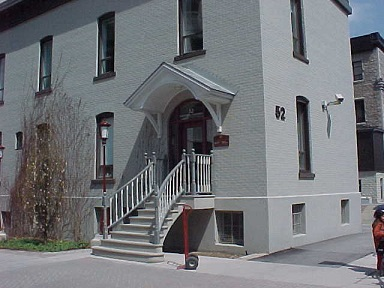
//> input picture Étape 28 - Extraction de régions distinctives à l'aide de MSER/building.jpg, 384 x 288 px
$ ./mserFeatures   (built with g++ and OpenCV 4)
//> lines starting //> are read from the running program, lines starting //| are printed output that depends on the picture; after the words box and inside, x2 and y2 are one past the last pixel; in counts of white or black regions, pixels touching at a corner belong together
#include <iostream>
#include <vector>
#include <opencv2/opencv.hpp>
#include <opencv2/core/core.hpp>
#include <opencv2/highgui/highgui.hpp>
#include <opencv2/imgproc/imgproc.hpp>
#include <opencv2/features2d.hpp>

int main()
{
    // Charger l'image en niveaux de gris
    cv::Mat image = cv::imread("building.jpg", 0); // 0 pour charger en niveaux de gris
//> image: 288 rows x 384 cols, CV_8UC1; min 0, max 255, mean 115.5
    if (image.empty())
    {
        return 0; // Vérifie si l'image a été chargée correctement
    }

    // Affiche l'image originale
    cv::imshow("Image", image);

    // Initialiser l'objet MSER (Maximally Stable Extremal Regions)
    cv::Ptr<cv::MSER> ptrMSER = cv::MSER::create(5, 200, 2000);
    // 5 : Delta pour MSER, 200 : Aire min des régions, 2000 : Aire max des régions

    // Conteneurs pour les points et rectangles détectés
    std::vector<std::vector<cv::Point>> points;
    std::vector<cv::Rect> rects;

    // Détecte les régions MSER
    ptrMSER->detectRegions(image, points, rects);
//> points = 158 contours, 4 with area under 20; largest, box (x1, y1, x2, y2) and area: (101, 203, 214, 270) 6161, (101, 203, 214, 270) 4490, (296, 95, 317, 181) 4123, (296, 95, 315, 180) 3361, (296, 95, 315, 180) 3352; rects = 158 Rects (x, y, width, height), first 8: [1, 1, 68, 31], [1, 1, 69, 31], [1, 1, 70, 31], [1, 1, 71, 32], [1, 1, 71, 32], [1, 1, 73, 32], [1, 1, 74, 33], [1, 1, 74, 33]

    // Crée une image blanche pour afficher les points MSER détectés
    cv::Mat output(image.size(), CV_8UC3, cv::Scalar(255, 255, 255));

    // Générateur de couleurs aléatoires
    cv::RNG rng;

    // Parcourt les points détectés et les dessine avec des couleurs aléatoires
    for (std::vector<std::vector<cv::Point>>::reverse_iterator it = points.rbegin(); it != points.rend(); ++it)
    {
        // Génère une couleur aléatoire
        cv::Vec3b c(rng.uniform(0, 254), rng.uniform(0, 254), rng.uniform(0, 254));

        // Colorie les points de la région si non déjà colorés
        for (std::vector<cv::Point>::iterator itPts = it->begin(); itPts != it->end(); ++itPts)
        {
            if (output.at<cv::Vec3b>(*itPts)[0] == 255)
            {
                // Si le point n'est pas déjà coloré, le colorie
                output.at<cv::Vec3b>(*itPts) = c;
            }
        }
    }
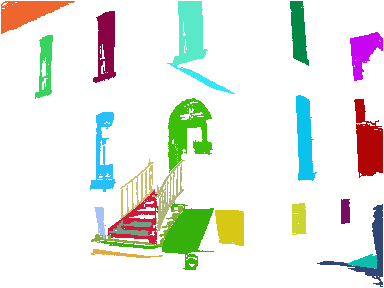
//> output: 288 rows x 384 cols, CV_8UC3; mean B, G, R 226.9, 234.1, 230

    // Affiche les ensembles de points MSER colorés
    cv::imshow("MSER point sets", output);
    cv::imwrite("mser.bmp", output); // Sauvegarde le résultat

    // Parcourt les rectangles associés aux régions MSER et les dessine
    std::vector<cv::Rect>::iterator itr = rects.begin();
    std::vector<std::vector<cv::Point>>::iterator itp = points.begin();

    for (; itr != rects.end(); ++itr, ++itp)
    {
        // Condition : Si la densité de points MSER dans le rectangle est suffisante
        if (static_cast<double>(itp->size()) / itr->area() > 0.6)
        {
            cv::rectangle(image, *itr, cv::Scalar(255), 2); // Dessine un rectangle blanc
        }
    }
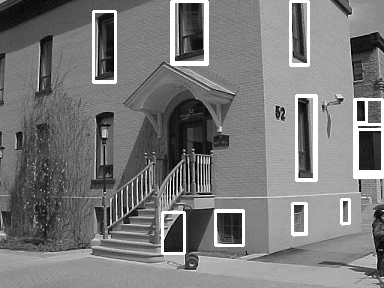
//> image: 288 rows x 384 cols, CV_8UC1; min 0, max 255, mean 121.7

    // Affiche les rectangles des régions MSER
    cv::imshow("Rectangular MSERs", image);

    // Recharge l'image pour travailler avec les ellipses
    image = cv::imread("building.jpg", 0);
    if (image.empty())
    {
        return 0;
    }

    // Dessine les ellipses minimales autour des points MSER
    for (std::vector<std::vector<cv::Point>>::iterator it = points.begin(); it != points.end(); ++it)
    {
        // Calcule le rectangle rotatif minimal englobant les points
        cv::RotatedRect rr = cv::minAreaRect(*it);

        // Filtre sur les proportions de l'ellipse
        if (rr.size.height / rr.size.width > 0.6 && rr.size.height / rr.size.width < 1.6)
        {
            cv::ellipse(image, rr, cv::Scalar(255), 2); // Dessine l'ellipse en blanc
        }
    }
//> this loop made 158 passes
//> rr on passes 1 to 3: centre (30.5, 7.3), size (73.4, 20.2), angle -24.6, centre (31, 7.2), size (74.3, 20.3), angle -24.3, centre (31.5, 7.2), size (75.2, 20.8), angle -24.5
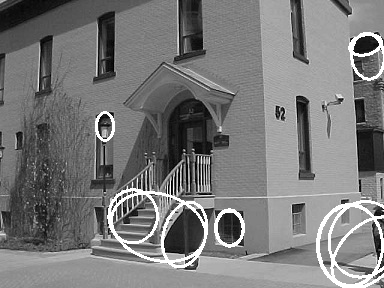
//> image: 288 rows x 384 cols, CV_8UC1; min 0, max 255, mean 121.1

    // Affiche les ellipses correspondant aux régions MSER
    cv::imshow("MSERs ellipses", image);

    // Attend une interaction utilisateur pour fermer les fenêtres
    cv::waitKey(0);

    return 0;
}
